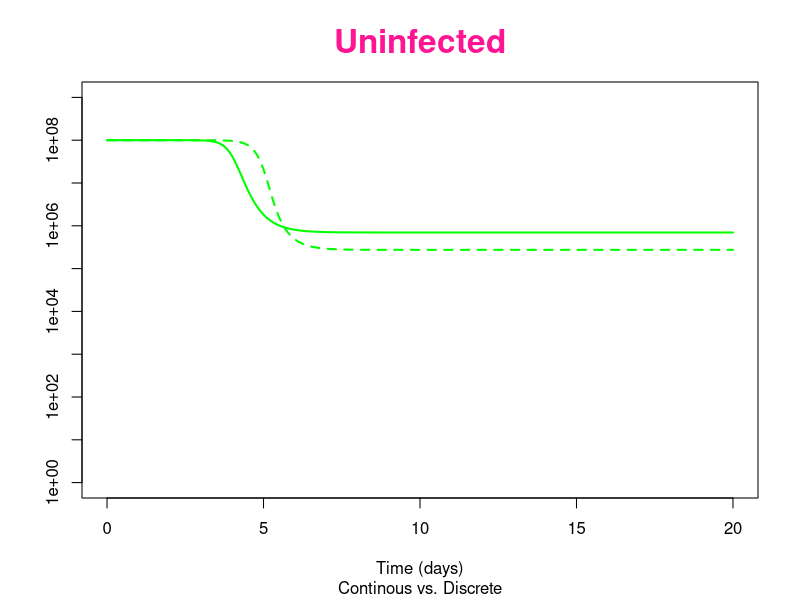
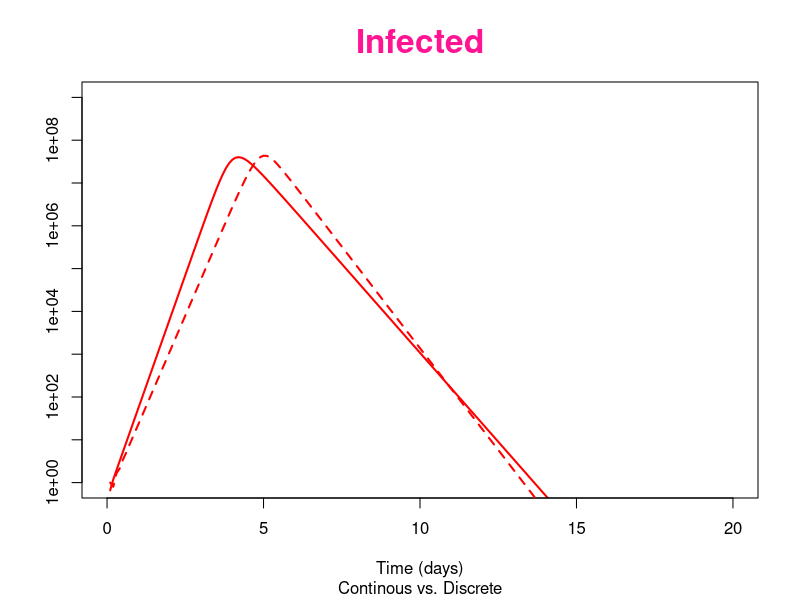
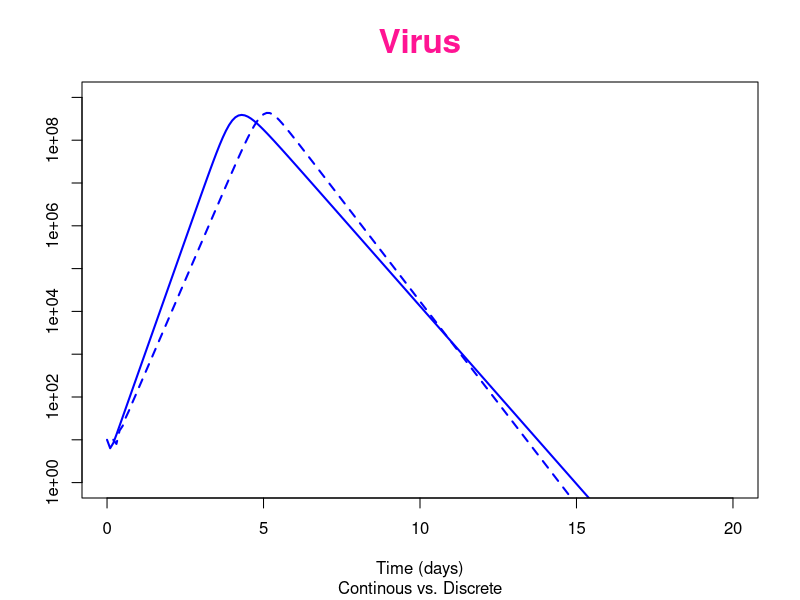

These charts were generated, in order, by the following R code:
# CS 510 midterm project
# A mathematical model of a small virus infection over discrete and continuous time models

install.packages("deSolve")
library(deSolve)


odeequations=function(t,y,parameters) 
{ 
  #uninfected target cells, infected target cells, virus
  Utc=y[1]; Itc=y[2]; Vir=y[3]; 
  #parameters
  p1=parameters[1]; p2=parameters[2]; p3=parameters[3]; p4=parameters[4]; 
  
  #differential equations
  dUtcdt=-p1*Vir*Utc;
  dItcdt=p1*Vir*Utc-p2*Itc;
  dVirdt=p3*Itc-p4*Vir;

  return(list(c(dUtcdt,dItcdt,dVirdt))); 
  
} 

#main

#initial number of uninfected target cells 
Utc0=1e8; 
#initial number of infected target cells
Itc0=0; 
#initial condition for free virus V
Vir0=10; 

Y0=c(Utc0, Itc0, Vir0); 

#values for model parameters
p1=1e-8;
p2=2;
p3=1e2;
p4=10;
parameters=c(p1,p2,p3,p4); 

timevec=seq(0,20,0.1); 

odeoutput=lsoda(Y0,timevec,odeequations,parameters);

#discrete time model

dt=.1; 
t.discrete=seq(0,20,by=dt);
Uvec=rep(0,length(t.discrete)); Ivec=Uvec; Vvec=Uvec; 
Uvec[1]=Utc0; Ivec[1]=Itc0; Vvec[1]=Vir0;

for (n in 1:(length(t.discrete)-1)) 
{
  Uvec[n+1]=Uvec[n]- dt*p1*Uvec[n]*Vvec[n];
  Ivec[n+1]=Ivec[n] + dt*(p1*Uvec[n]*Vvec[n]-p2*Ivec[n]);
  Vvec[n+1]=Vvec[n] + dt*(p3*Ivec[n]-p4*Vvec[n]);
}


#plot

#Uninfected plot
plot(odeoutput[,1],odeoutput[,2],type="l",lwd=2,
     xlab="Time (days)", ylab="", main ="Uninfected", sub = "Continous vs. Discrete",
     log="y",xlim=c(0,20),ylim=c(1,1e9), 
     col="green", col.main="deeppink",cex.main=2)
lines(t.discrete,Uvec,col="green",lwd=2,lty=2)

#Infected plot
plot(odeoutput[,1],odeoutput[,3],type="l",lwd=2,
     xlab="Time (days)",ylab="",main ="Infected",sub = "Continous vs. Discrete",
     log="y",xlim=c(0,20),ylim=c(1,1e9),
     col="red",col.main="deeppink",cex.main=2)
lines(t.discrete,Ivec,type="l",col="red",lwd=2,lty=2)

#Virus plot
plot(odeoutput[,1],odeoutput[,4],type="l",lwd=2,
     xlab="Time (days)",ylab="",main ="Virus",sub = "Continous vs. Discrete",
     log="y",xlim=c(0,20),ylim=c(1,1e9),
     col="blue",col.main="deeppink",cex.main=2)
lines(t.discrete,Vvec,type="l",col="blue",lwd=2,lty=2)
